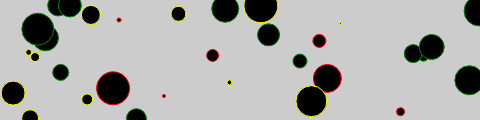
Frame 1 (no input)
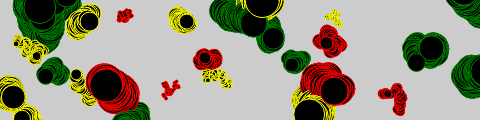
Frame 60 (no input)
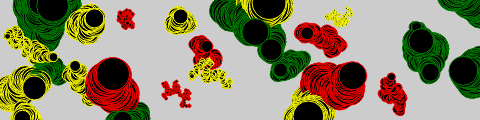
Frame 120 (the mouse pressed at the canvas centre since frame 60)

The p5.js sketch that drew these frames (run headless with seeded random() and noise() and a simulated clock; from frame 60 on, the mouse is pressed at the canvas centre):

// p5.js sketch
// ── sketch.js
// jht black circle with color constructor
// https://editor.p5js.org/jht1493/sketches/HSp7qS5n4

let bugs = [];
let num = 33;

function setup() {
  createCanvas(480, 120);
  for (let i = 0; i < num; i++) {
    let x = random(width);
    let y = random(height);
    let r = i + 2;
    let c = random(['red', 'green', 'yellow'])
    bugs[i] = new JitterBug(x, y, r, c);
  }
  background(204);
}

function draw() {
  for (let i = 0; i < bugs.length; i++) {
    bugs[i].move();
    bugs[i].display();
  }
}

class JitterBug {
  constructor(tempX, tempY, tempDiameter, tempC) {
    this.x = tempX;
    this.y = tempY;
    this.diameter = tempDiameter;
    this.speed = 2.5;
    this.color = tempC;
  }

  move() {
    this.x += random(-this.speed, this.speed);
    this.y += random(-this.speed, this.speed);
  }

  display() {
    stroke(this.color);
    fill(0);
    ellipse(this.x, this.y, this.diameter, this.diameter);
  }
}

// https://editor.p5js.org/jht1493/sketches/HSp7qS5n4
// Ex_11_09 Managing Many Objects-remix

// https://editor.p5js.org/jht1493/sketches/XDfmnW1JD
// Ex_11_09 Managing Many Objects

// https://github.com/lmccart/gswp5.js-code/blob/master/11_Arrays/Ex_11_09.js
